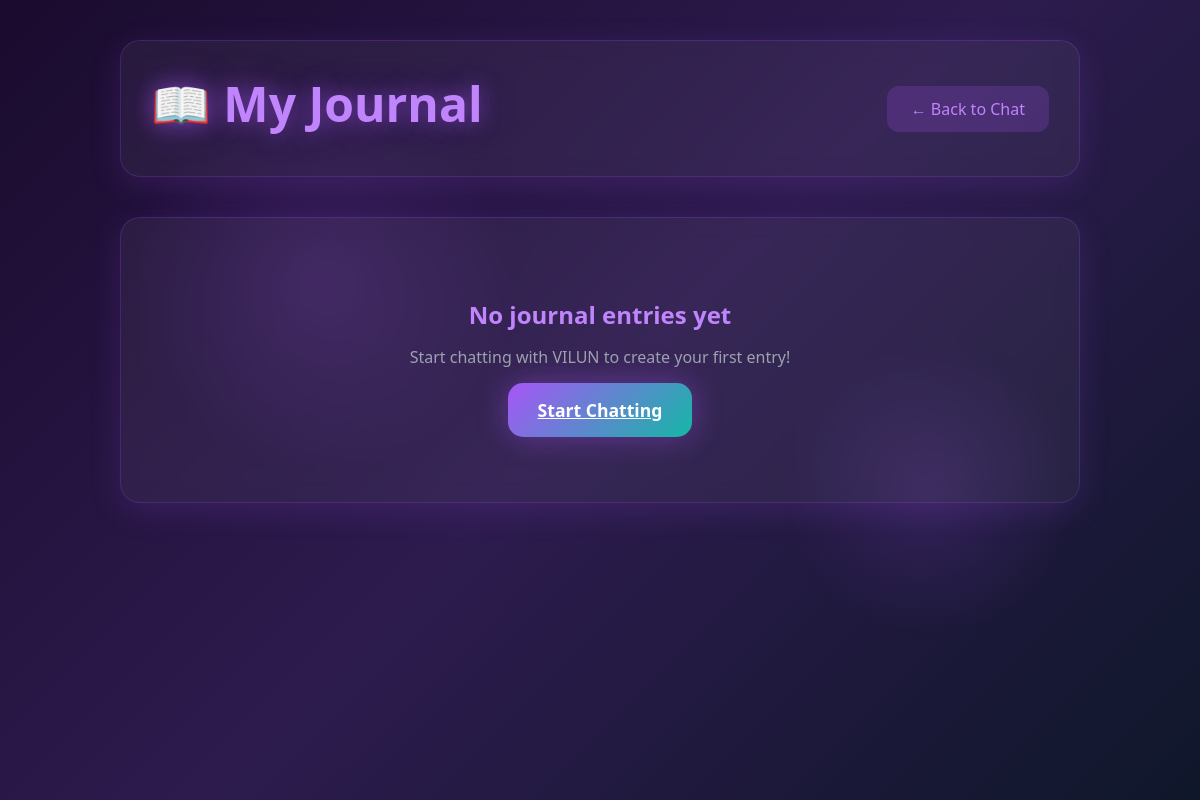
Page /journal (signed in) on the earlier database version.
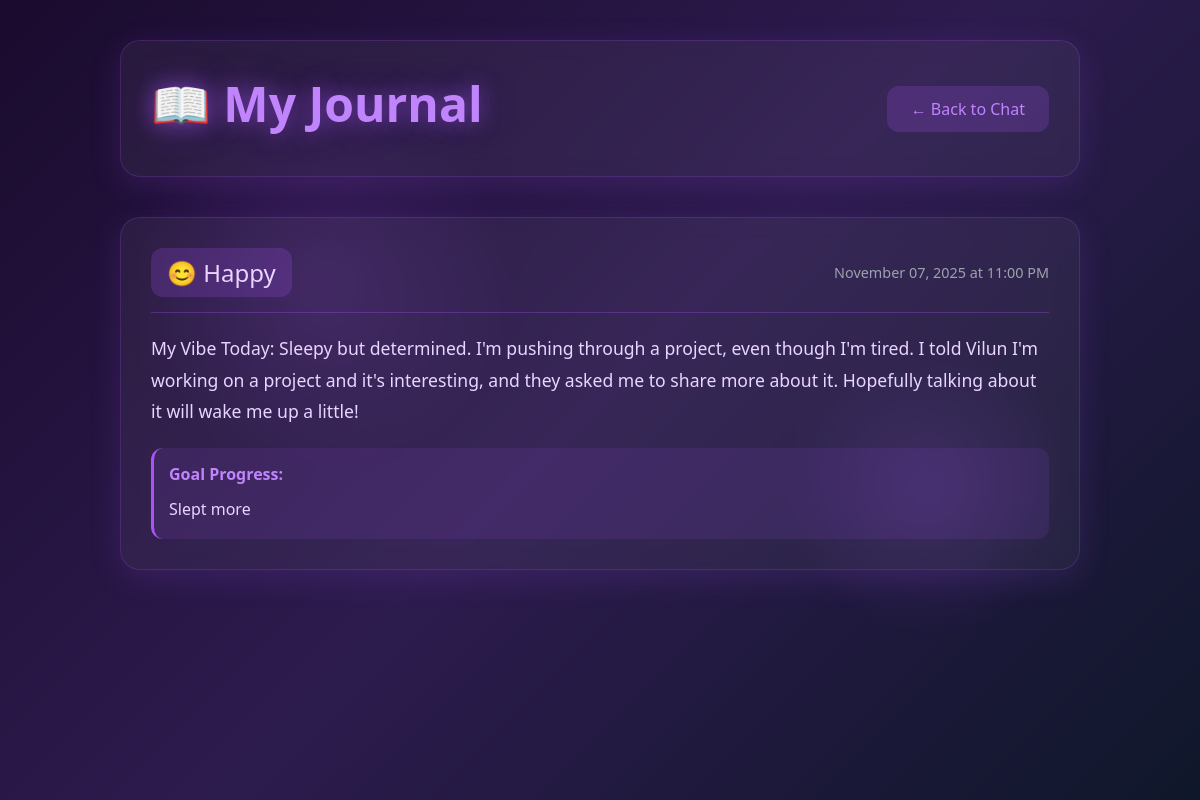
Same page on the later database version.
### models.py (models this page shows, shortened)
class Journal(db.Model):
    __tablename__ = 'journals'
    id = db.Column(db.Integer, primary_key=True)
    user_id = db.Column(db.Integer, db.ForeignKey('users.id'), nullable=False)
    mood = db.Column(db.String(50), nullable=False)
    summary = db.Column(db.Text, nullable=False)
    goal_progress = db.Column(db.Text, nullable=True)
    timestamp = db.Column(db.DateTime, default=datetime.utcnow)

### app.py (the view)
@app.route('/journal')
@login_required
def journal_view():
    journals = Journal.query.filter_by(user_id=current_user.id).order_by(Journal.timestamp.desc()).all()
    return render_template('journal.html', journals=journals)

### app.py (called while the page is built)
@login_manager.user_loader
def load_user(user_id):
    return User.query.get(int(user_id))

### templates/journal.html (shortened to what this page needs)
{% extends "base.html" %}
{% block content %}
<div class="journal-container">
    <div class="floating-shapes"></div>
    <div class="journal-header glass">
        <h1 class="glow-text">📖 My Journal</h1>
        <a href="{{ url_for('chatbot') }}" class="btn-back">← Back to Chat</a>
    </div>
    <div class="journal-entries">
        {% if journals %}
            {% for journal in journals %}
            <div class="journal-card glass fade-in">
                <div class="journal-header-info">
                    <span class="mood-badge">{{ journal.mood }}</span>
                    <span class="journal-date">{{ journal.timestamp.strftime('%B %d, %Y at %I:%M %p') }}</span>
                </div>
                <div class="journal-content">
                    <p>{{ journal.summary }}</p>
                    {% if journal.goal_progress %}
                    <div class="goal-progress-section">
                        <strong>Goal Progress:</strong>
                        <p>{{ journal.goal_progress }}</p>
                    </div>
                    {% endif %}
                </div>
            </div>
            {% endfor %}
        {% else %}
            <div class="empty-state glass">
                <h2>No journal entries yet</h2>
                <p>Start chatting with VILUN to create your first entry!</p>
                <a href="{{ url_for('chatbot') }}" class="btn-primary glow-btn">Start Chatting</a>
            </div>
        {% endif %}
    </div>
</div>
{% endblock %}

### templates/base.html (shortened to what this page needs)
<!DOCTYPE html>
<html lang="en">
<head>
    <link rel="stylesheet" href="{{ url_for('static', filename='css/main.css') }}">
</head>
<body>
    {% block content %}{% endblock %}
</body>
</html>

### static/css/main.css (style rules this page uses)
* { margin: 0; padding: 0; box-sizing: border-box; }
:root { --deep-purple: #1a0b2e; --dark-purple: #2d1b4e; --accent-purple: #a855f7; --light-purple: #c084fc; --teal: #14b8a6; --dark-teal: #0f766e; --text-primary: #e9d5ff; --text-secondary: #9ca3af; }
body { font-family: 'Segoe UI', Tahoma, Geneva, Verdana, sans-serif; background: linear-gradient(135deg, var(--deep-purple) 0%, var(--dark-purple) 50%, #0f172a 100%); background-attachment: fixed; color: var(--text-primary); min-height: 100vh; overflow-x: hidden; }
.glass { background: rgba(255, 255, 255, 0.05); backdrop-filter: blur(20px); border: 1px solid rgba(168, 85, 247, 0.2); box-shadow: 0 8px 32px 0 rgba(168, 85, 247, 0.15); }
.glow-text { color: var(--light-purple); text-shadow: 0 0 20px rgba(168, 85, 247, 0.5), 0 0 40px rgba(168, 85, 247, 0.3); font-size: 3rem; margin-bottom: 10px; }
.floating-shapes { position: absolute; top: 0; left: 0; width: 100%; height: 100%; pointer-events: none; overflow: hidden; }
.floating-shapes::before, .floating-shapes::after { content: ''; position: absolute; border-radius: 50%; background: radial-gradient(circle, rgba(168, 85, 247, 0.15) 0%, transparent 70%); animation: float 10s ease-in-out infinite; }
.floating-shapes::before { width: 400px; height: 400px; top: 10%; left: 10%; }
.floating-shapes::after { width: 300px; height: 300px; bottom: 20%; right: 10%; animation-delay: -5s; }

### templates/journal.html (style rules this page uses)
.journal-container { min-height: 100vh; padding: 40px 20px; max-width: 1000px; margin: 0 auto; }
.journal-header { display: flex; justify-content: space-between; align-items: center; padding: 30px; border-radius: 20px; margin-bottom: 40px; backdrop-filter: blur(10px); }
.btn-back { background: rgba(168, 85, 247, 0.2); padding: 12px 24px; border-radius: 12px; color: #c084fc; text-decoration: none; transition: all 0.3s; }
.journal-entries { display: flex; flex-direction: column; gap: 25px; }
.journal-card { padding: 30px; border-radius: 20px; backdrop-filter: blur(10px); animation: slideUp 0.5s ease-out; }
.journal-header-info { display: flex; justify-content: space-between; align-items: center; margin-bottom: 20px; padding-bottom: 15px; border-bottom: 1px solid rgba(168, 85, 247, 0.3); }
.mood-badge { font-size: 1.5rem; padding: 8px 16px; background: rgba(168, 85, 247, 0.2); border-radius: 12px; }
.journal-date { color: #9ca3af; font-size: 0.9rem; }
.journal-content p { color: #e9d5ff; line-height: 1.8; font-size: 1.1rem; }
.goal-progress-section { margin-top: 20px; padding: 15px; background: rgba(168, 85, 247, 0.1); border-radius: 12px; border-left: 3px solid #a855f7; }
.goal-progress-section strong { color: #c084fc; }
.goal-progress-section p { margin-top: 10px; font-size: 1rem; }

Differences in the rows shown:
added Journal: mood "😊 Happy", timestamp "November 07, 2025 at 11:00 PM", summary "My Vibe Today: Sleepy but determined. I'm pushing through a project, even though I'm tired. I told Vilun I'm working on a project and it's interesting, and they asked me to share more about it. Hopefully talking about it will wake me up a little!", goal_progress "Slept more"
Other differences:
text no longer shown: "No journal entries yet Start chatting with VILUN to create your first entry! Start Chatting"
